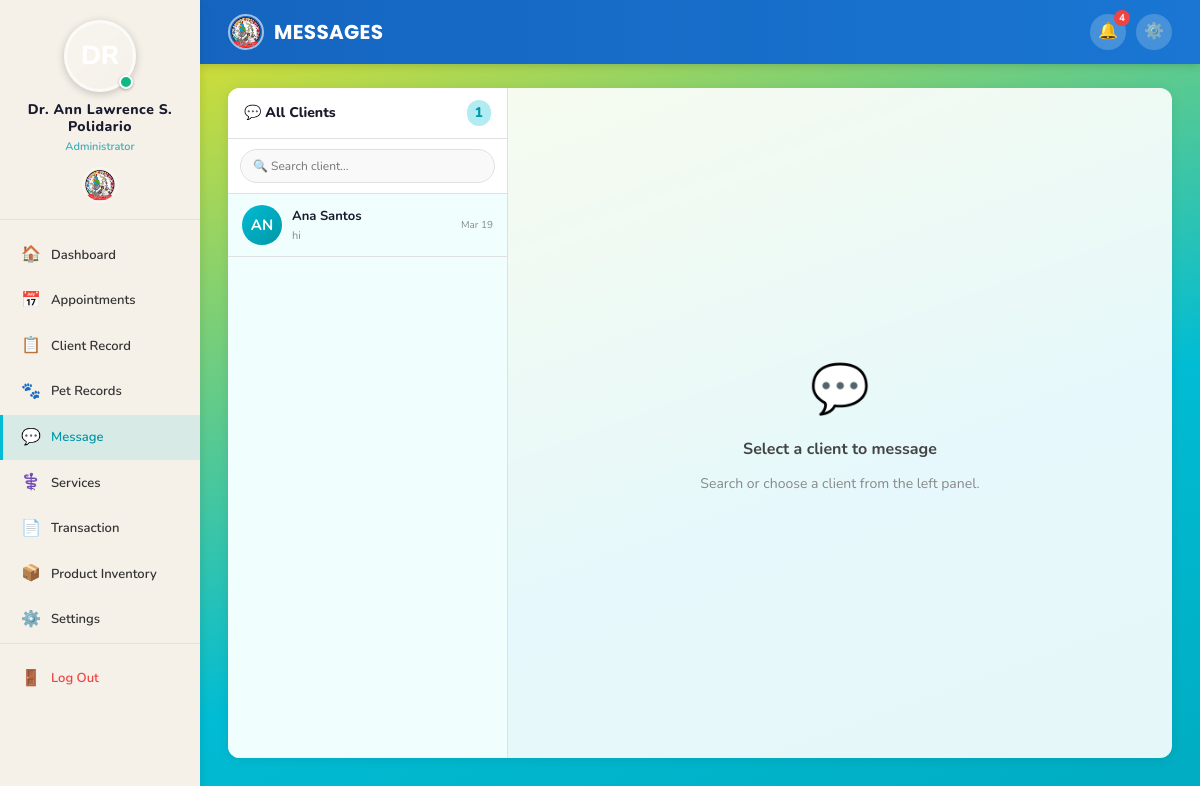
Page /admin/messages.php (signed in) on the earlier database version.
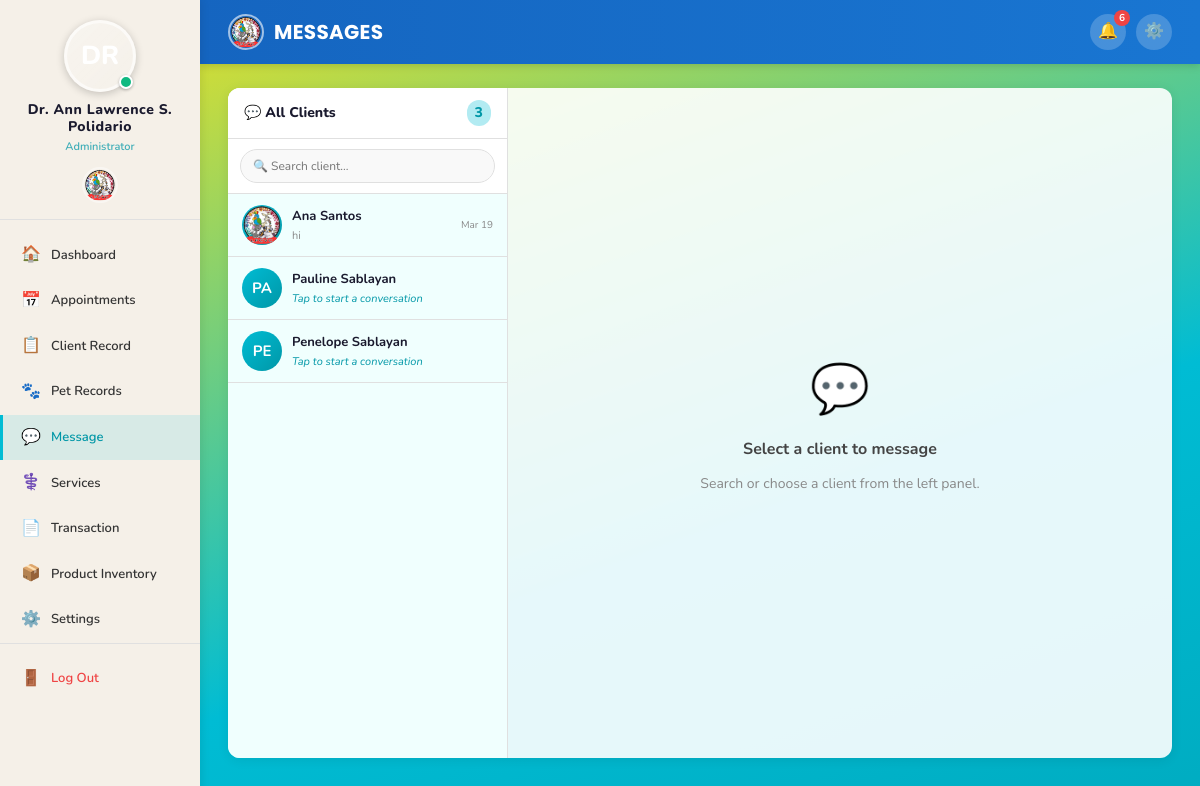
Same page on the later database version.
### tables this page shows
CREATE TABLE `users` (
  `id` int(11) NOT NULL,
  `name` varchar(100) NOT NULL,
  `address` varchar(255) DEFAULT NULL,
  `contact_no` varchar(20) DEFAULT NULL,
  `email` varchar(100) NOT NULL,
  `password` varchar(255) NOT NULL,
  `profile_picture` varchar(255) DEFAULT NULL,
  `gender` enum('male','female') DEFAULT 'female',
  `role` enum('user','admin','staff') DEFAULT 'user',
  `position` varchar(100) DEFAULT NULL,
  `status` enum('active','inactive') DEFAULT 'active',
  `created_at` timestamp NOT NULL DEFAULT current_timestamp(),
  `updated_at` timestamp NOT NULL DEFAULT current_timestamp() ON UPDATE current_timestamp()
);

### includes/db.php (called while the page is built, shortened)
<?php
function getRows($conn, $sql) {
    $result = mysqli_query($conn, $sql);
    $rows = [];
    if ($result && mysqli_num_rows($result) > 0) {
        while ($row = mysqli_fetch_assoc($result)) {
            $rows[] = $row;
        }
    }
    return $rows;
}
function getUnreadNotifications($conn, $user_id) {
    $user_id = (int)$user_id;
    $result = mysqli_query($conn, "SELECT COUNT(*) as cnt FROM notifications WHERE user_id = $user_id AND is_read = 0");
    $row = mysqli_fetch_assoc($result);
    return $row['cnt'] ?? 0;
}
?>

### admin/messages.php (the view, shortened to what the changed rows need)
<?php
require_once '../includes/auth.php';
$admin_id = (int)$_SESSION['user_id'];
$chat_with = isset($_GET['contact']) ? (int)$_GET['contact'] : 0;
$contacts = getRows($conn,
    "SELECT u.id, u.name, u.profile_picture,
            (SELECT m2.message FROM messages m2
             WHERE (m2.sender_id=u.id AND m2.receiver_id=$admin_id)
                OR (m2.sender_id=$admin_id AND m2.receiver_id=u.id)
             ORDER BY m2.created_at DESC LIMIT 1) AS last_msg,
            (SELECT COUNT(*) FROM messages m3
             WHERE m3.sender_id=u.id
               AND m3.receiver_id=$admin_id
               AND m3.is_read=0) AS unread_count,
            (SELECT m4.created_at FROM messages m4
             WHERE (m4.sender_id=u.id AND m4.receiver_id=$admin_id)
                OR (m4.sender_id=$admin_id AND m4.receiver_id=u.id)
             ORDER BY m4.created_at DESC LIMIT 1) AS last_time
     FROM users u
     WHERE u.role='user' AND u.status='active'
     ORDER BY last_time DESC, u.name ASC");
?>
<!DOCTYPE html>
<html lang="en">
<head>
    <link rel="stylesheet" href="../assets/css/style.css">
</head>
<body>
<div class="app-wrapper">
    <?php include '../includes/sidebar_admin.php'; ?>
    <div class="main-content">
        <div class="topbar">
            <div class="topbar-actions">
                <a href="notifications.php" class="topbar-btn" title="Notifications">
                    🔔
                    <?php $unread_notif = getUnreadNotifications($conn, $_SESSION['user_id']); if ($unread_notif > 0): ?>
                        <span class="badge-count"><?= $unread_notif ?></span>
                    <?php endif; ?>
                </a>
            </div>
        </div>
        <div class="page-body" style="padding-bottom:0;">
            <div class="msg-layout">
                <div class="contacts-panel">
                    <div class="contacts-header">
                        <span>💬 All Clients</span>
                        <span class="contacts-count"><?= count($contacts) ?></span>
                    </div>
                    <div class="contacts-list" id="contactsList">
                        <?php if (empty($contacts)): ?>
                            <div class="no-contacts">
                                <div style="font-size:32px;margin-bottom:8px;">👤</div>
                                <p>No registered clients yet.</p>
                            </div>
                        <?php else: ?>
                            <?php foreach ($contacts as $ct):
                                $is_active = ($ct['id'] == $chat_with) ? 'active' : '';
                                $initials  = strtoupper(substr($ct['name'], 0, 2));
                                $has_msg   = !empty($ct['last_msg']);
                                $preview   = $has_msg
                                    ? (strlen($ct['last_msg']) > 30 ? substr($ct['last_msg'],0,30).'...' : $ct['last_msg'])
                                    : 'Tap to start a conversation';
                                $time_str  = $ct['last_time'] ? date('M d', strtotime($ct['last_time'])) : '';
                            ?>
                                <a href="messages.php?contact=<?= $ct['id'] ?>"
                                   class="contact-item <?= $is_active ?>"
                                   data-name="<?= strtolower(htmlspecialchars($ct['name'])) ?>">
                                    <div class="contact-avatar">
                                        <?php if ($ct['profile_picture']): ?>
                                            <img src="../assets/css/images/avatars/<?= htmlspecialchars($ct['profile_picture']) ?>"
                                                 onerror="this.parentElement.textContent='<?= $initials ?>'">
                                        <?php else: ?>
                                            <?= $initials ?>
                                        <?php endif; ?>
                                    </div>
                                    <div class="contact-body">
                                        <div class="contact-name"><?= htmlspecialchars($ct['name']) ?></div>
                                        <div class="contact-preview <?= !$has_msg ? 'new-chat' : '' ?>">
                                            <?= htmlspecialchars($preview) ?>
                                        </div>
                                    </div>
                                    <div class="contact-meta">
                                        <?php if ($time_str): ?>
                                            <span class="contact-time"><?= $time_str ?></span>
                                        <?php endif; ?>
                                    </div>
                                </a>
                            <?php endforeach; ?>
                        <?php endif; ?>
                    </div>
                </div>
            </div>
        </div>
    </div>
</div>
</body>
</html>

### includes/sidebar_admin.php (shortened to what the changed rows need)
<?php
$current_page = basename($_SERVER['PHP_SELF']);
$nav_items = [
    ['Dashboard',         'dashboard.php',       '🏠'],
    ['Appointments',      'appointments.php',    '📅'],
    ['Client Record',     'client_records.php',  '📋'],
    ['Pet Records',       'pet_records.php',     '🐾'],
    ['Message',           'messages.php',        '💬'],
    ['Services',          'services.php',        '⚕️'],
    ['Transaction',       'transactions.php',    '📄'],
    ['Product Inventory', 'inventory.php',       '📦'],
    ['Settings',          'settings.php',        '⚙️'],
];
?>
<aside class="sidebar">
    <nav class="sidebar-nav">
        <?php foreach ($nav_items as $item): ?>
            <?php
                $is_active = ($current_page === $item[1]) ? 'active' : '';
            ?>
            <a href="<?= $item[1] ?>" class="<?= $is_active ?>">
                <span class="nav-icon"><?= $item[2] ?></span>
                <span><?= $item[0] ?></span>
            </a>
        <?php endforeach; ?>
    </nav>
</aside>

Differences in the rows shown:
changed users "Ana Santos": profile_picture: picture added; name "AN" → (not shown)
added users: name "PA", name "Pauline Sablayan", preview "Tap to start a conversation"
added users: name "PE", name "Penelope Sablayan", preview "Tap to start a conversation"
Other differences:
$unread_notif: "4" → "6"
count($contacts): "1" → "3"
